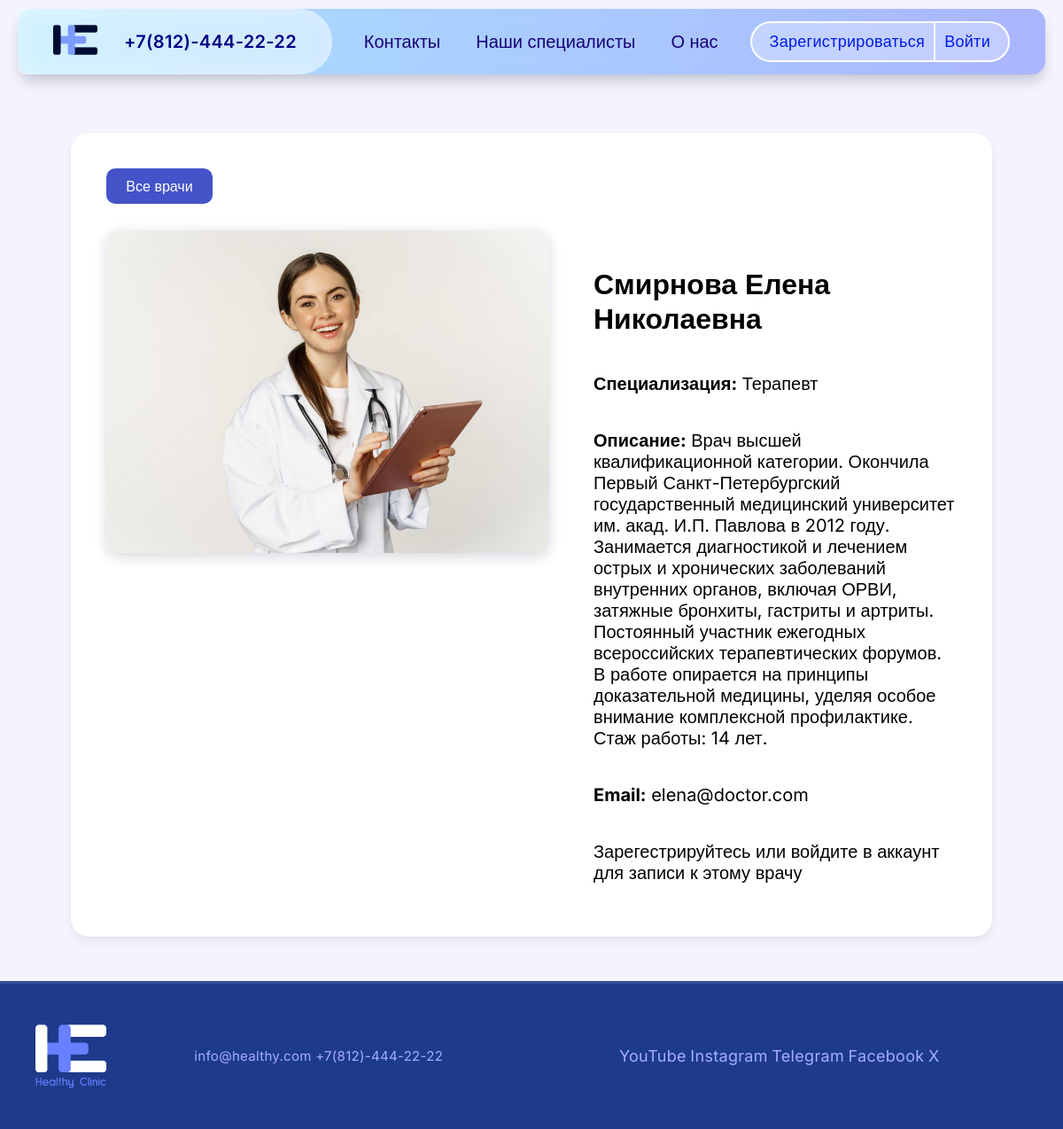
Screenshot of /doctor/1 with the database file from the repository.
### models.py (models this page shows)
class Doctor(db.Model):
    id = db.Column(db.Integer, primary_key=True)
    user_id = db.Column(db.Integer, db.ForeignKey('user.id'), nullable=False)
    user = db.relationship('User', backref='doctor_profile')
    specialization = db.Column(db.String(100))
    description = db.Column(db.Text)
    photo = db.Column(db.String(300))

class User(db.Model, UserMixin):
    id = db.Column(db.Integer, primary_key=True)
    first_name = db.Column(db.String(100))
    last_name = db.Column(db.String(100))
    patronymic = db.Column(db.String(100))
    email = db.Column(db.String(100), unique=True, nullable=False)
    password_hash = db.Column(db.String(200), nullable=False)
    role = db.Column(db.String(20), default="patient")

### app.py (the view)
@app.route('/doctor/<int:doctor_id>')
def doctor_detail(doctor_id):
    doctor = Doctor.query.get_or_404(doctor_id)
    return render_template('doctor_detail.html', doctor=doctor)

### templates/doctor_detail.html (shortened to what this page needs)
{% extends 'base.html' %}
{% block content_class %}doc_det_page{% endblock %}
{% block content %}
<a href="{{ url_for('doctors') }}" class="btn btn-secondary">Все врачи</a>
<div class="doc_det">
    <div class="doc_det_photo_div">
        {% if doctor.photo %}
            <img src="{{ url_for('static', filename='uploads/' + doctor.photo) }}" class="det_doc_photo">
        {% else %}
            <img src="{{ url_for('static', filename='uploads/default.png') }}" class="det_doc_photo">
        {% endif %}
    </div>
    <div class="doc_detail_text">
        <div class="doc_text_info">
            <h1>{{ doctor.user.last_name }} {{ doctor.user.first_name }} {{ doctor.user.patronymic }}</h1>
            <p><b>Специализация:</b> {{ doctor.specialization }}</p>
            <p><b>Описание:</b> {{ doctor.description }}</p>
            <p><b>Email:</b> {{ doctor.user.email }}</p>
            {% if not current_user.is_authenticated %}
                <p>Зарегестрируйтесь или войдите в аккаунт для записи к этому врачу</p>
            {% endif %}
        </div>
    </div>
</div>
{% endblock %}

### static/css/style.css (style rules this page uses)
html, body { height: 100%; margin: 0; scroll-behavior: smooth; }
body { background-color: #f4f4ff; display: flex; flex-direction: column; min-height: 100vh; padding-top: 100px; }
h1 { font-family: "Montserrat", sans-serif; font-weight: bold; }
.btn { background: #0015b5bb; color: white; text-decoration: none; font-family: "Inter", sans-serif; transition: 0.3s; text-align: center; }
.doc_det { width: 100%; display: flex; }
.det_doc_photo { width: 500px; object-fit:contain; border-radius: 15px; box-shadow: 0 4px 15px rgba(3, 19, 52, 0.164); }
.doc_detail_text { flex-grow: 1; margin-left: 50px; align-content: space-between; }
.doc_detail_text p { font-family: "Inter", sans-serif; font-size: 20px; }
.btn-secondary { width: 80px; text-align: center; flex-wrap: nowrap; margin-bottom: 30px; padding: 10px 20px; border-radius: 10px; }
.doc_text_info { display: flex; margin-top: 20px; flex-direction: column; }

### rows the page displays
Doctor: photo (picture), specialization "Терапевт", description "Врач высшей квалификационной категории. Окончила Первый Санкт-Петербургский государственный медицинский университет им. акад. И.П. Павлова в 2012 году. Занимается диагностикой и лечением острых и хронических заболеваний внутренних органов, включая ОРВИ, затяжные бронхиты, гастриты и артриты. Постоянный участник ежегодных всероссийских терапевтических форумов. В работе опирается на принципы доказательной медицины, уделяя особое внимание комплексной профилактике. Стаж работы: 14 лет."
User: user.last_name "Смирнова", user.first_name "Елена", user.patronymic "Николаевна", user.email "elena@doctor.com"
